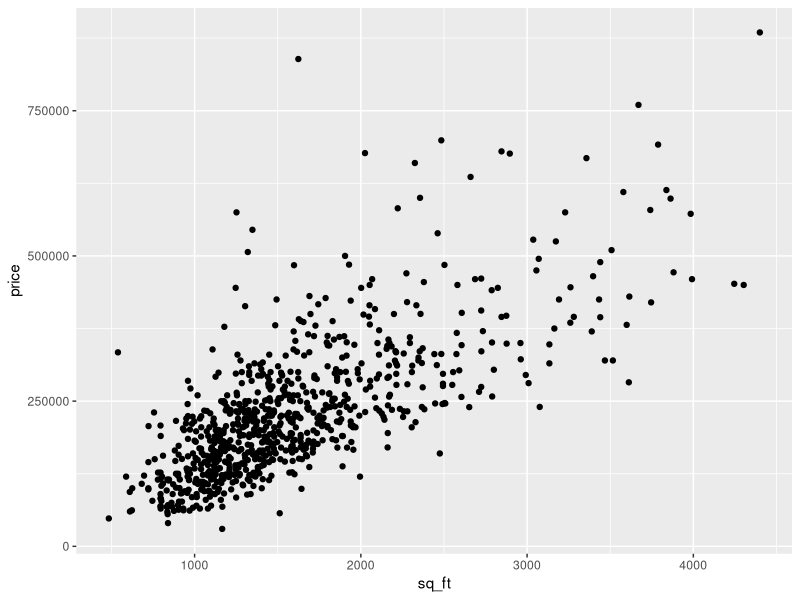
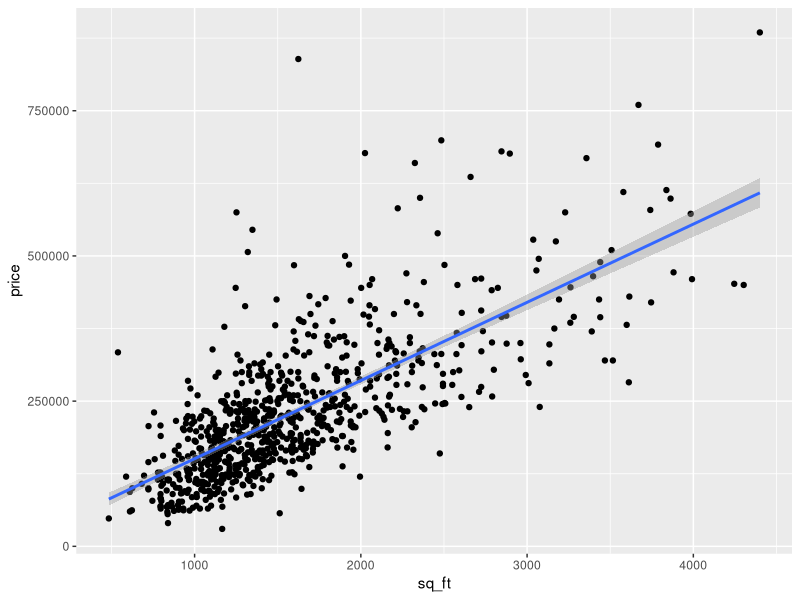
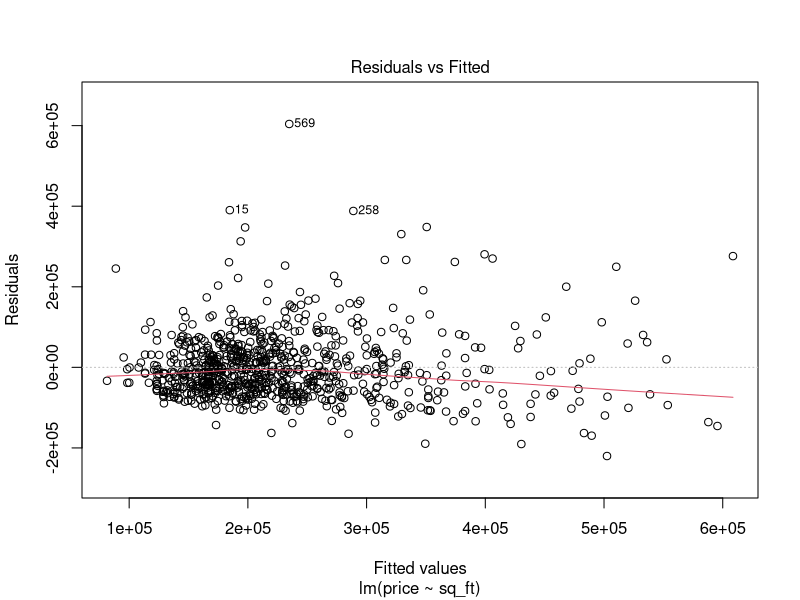
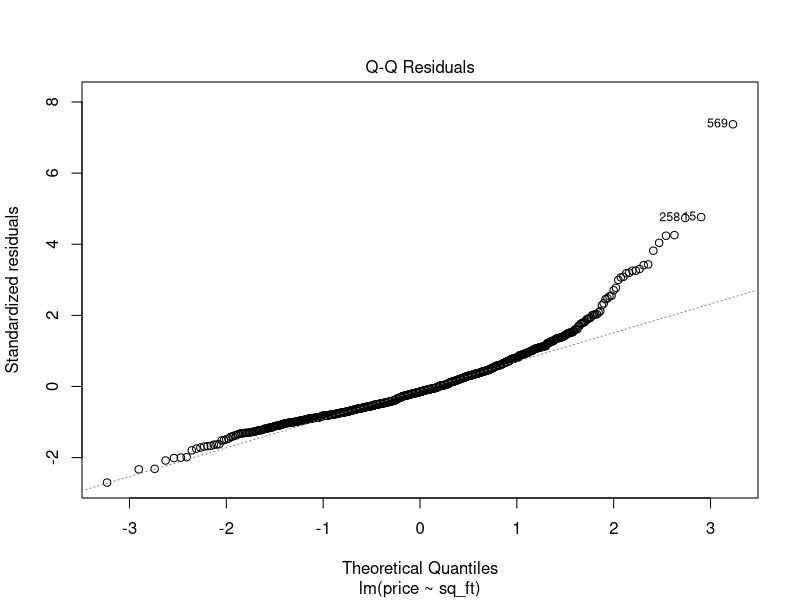

R code for these plots, in order:
## ---- chunk 1
knitr::opts_chunk$set(echo = TRUE)
## ---- chunk 2
#install.packages("ggplot2") uncomment this line if needed
library(ggplot2)
## ---- chunk 3
sacramento = read.csv("sacramento.csv")
head(sacramento) # View first few rows
## ---- chunk 4
ggplot(data = sacramento, aes(x = sq_ft, y = price)) + geom_point() # Adding scatter plot
## ---- chunk 5
# Syntax = cor(data$x, data$y)
cor(sacramento$sq_ft, sacramento$price)
## ---- chunk 6
# Syntax = lm(y ~ x, data)
lin_reg = lm(price ~ sq_ft, data = sacramento)
## ---- chunk 7
# Fitted model components (e.g. coefficients, residuals) are stored in lin_reg
lin_reg$coefficients
## ---- chunk 8
ggplot(data = sacramento, aes(x = sq_ft, y = price)) +
geom_point() + # Add scatter plot
geom_smooth(method = 'lm') # Add the line of best fit
## ---- chunk 9
plot(lin_reg,1) #1. Constant variance (Residuals vs Fitted)
plot(lin_reg,2) #2. Normality of residuals (Normal Q-Q plot)
## ---- chunk 10
# Step 1. Get the residuals
residuals <- lin_reg$residuals
# Step 2. Square the residuals
residuals_squared <- residuals**2  
# Step 3. Find the average
avg_residuals_squared <- mean(residuals_squared)
# Step 4. Take the square root
RMSE <- sqrt(avg_residuals_squared)
RMSE
## ---- chunk 11
# Metrics such as R2 are derived statistics that are calculated only when you call summary()
summary(lin_reg)$r.squared
## ---- chunk 12
(cor(sacramento$sq_ft, sacramento$price))**2
